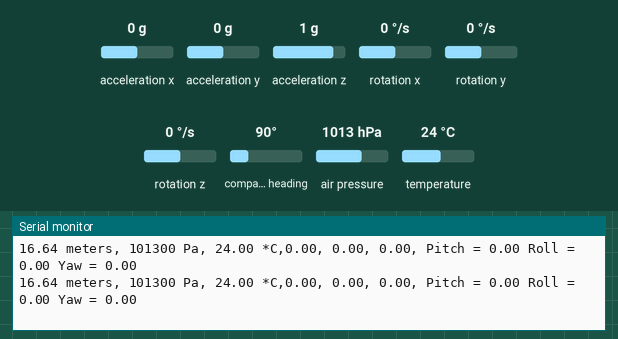
Bench run of a sketch on a simulated Arduino Uno, built with avr-gcc and run on an emulated ATmega328P. Parts: the last lines printed to the serial monitor. Wiring (inferred from the names in the program): MPU-6050 motion sensor at I2C address 0x68. The test bench sets the inputs (shaded band); at power-on: acceleration z 1 g, acceleration x 0 g, acceleration y 0 g, rotation x 0 °/s, rotation y 0 °/s, rotation z 0 °/s, compass heading 90°, air pressure 1013 hPa, temperature 24 °C.

Above: at 1.4 s.
1.5 s: acceleration z set to 0 g
At 3.2 s:
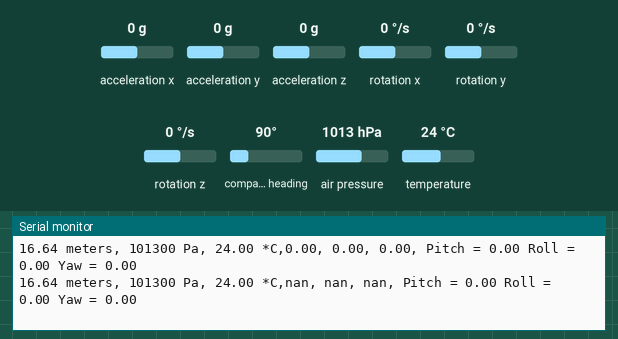
4.8 s: acceleration x set to -1.4 g
At 6.0 s:
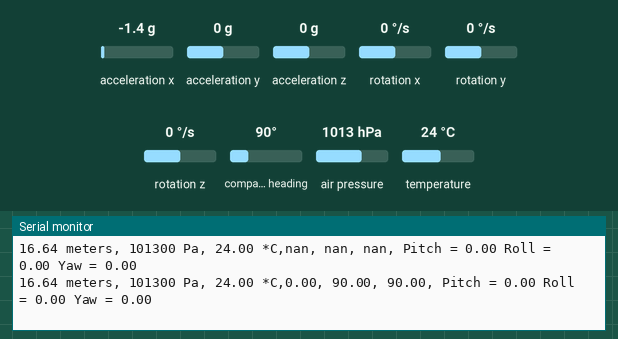
6.3 s: acceleration y set to -1.4 g
At 7.3 s:
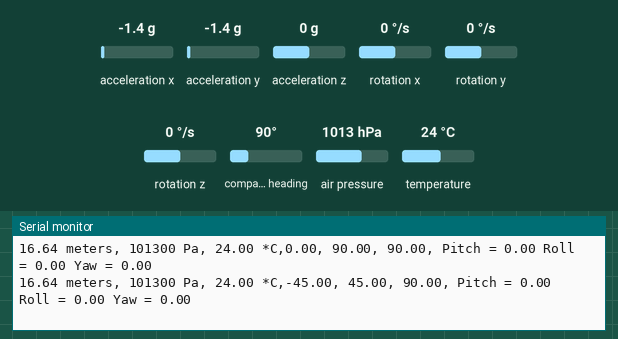
7.8 s: rotation x set to -192 °/s
At 9.1 s:
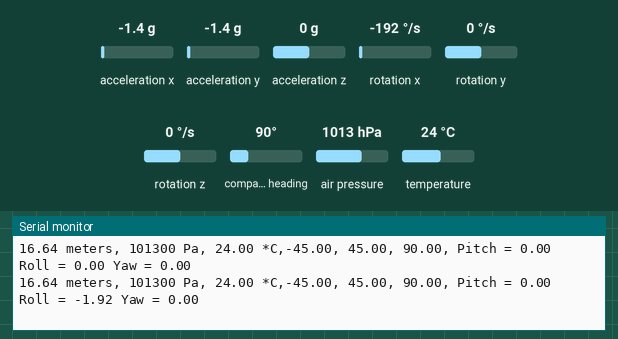
9.3 s: rotation y set to -192 °/s
At 9.9 s:
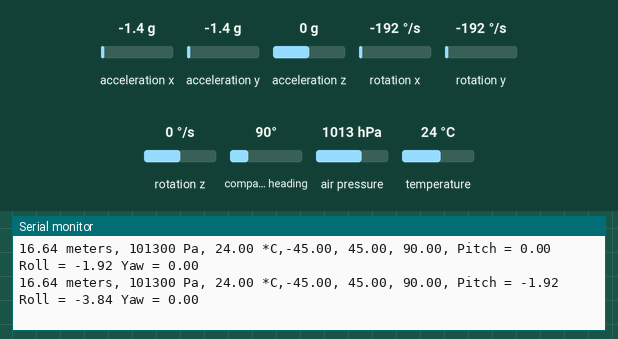
Timing chart, 0 to 11.8 s (numbered marks = the images above; inputs shaded):
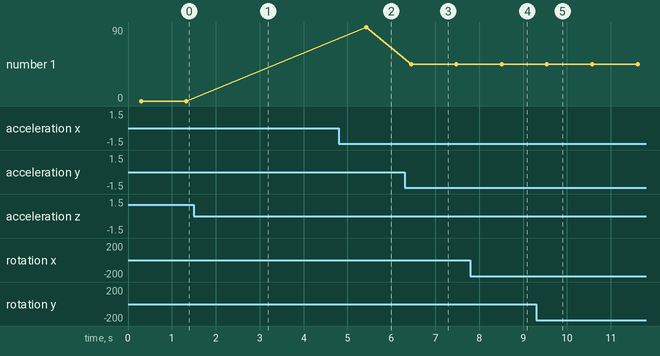

Measured:
- after the input at 1.5 s, the serial monitor: prints a new line after 0.85 s (image 1)
- after the input at 4.8 s, the serial monitor: prints a new line after 0.62 s (image 2)
- after the input at 6.3 s, the serial monitor: prints a new line after 0.15 s (image 3)
- after the input at 7.8 s, the serial monitor: prints a new line after 0.71 s (image 4)
- after the input at 9.3 s, the serial monitor: prints a new line after 0.24 s (image 5)
- plotted number 1: 0 → 90 after the input at 4.8 s, 90 → 45 after the input at 6.3 s

The sketch:

10dof.ino
```cpp
#include <Wire.h>
#include <Adafruit_BMP085.h>
#include <HMC5883L.h>
#include <MPU6050.h>

//Variables
int acc_error = 0;                       //We use this variable to only calculate once the Acc data error
float rad_to_deg = 180 / 3.141592654;    //This value is for pasing from radians to degrees values
float Acc_rawX, Acc_rawY, Acc_rawZ;    //Here we store the raw data read
float Acc_angle_x, Acc_angle_y, Acc_angle_z;          //Here we store the angle value obtained with Acc data
float Acc_angle_error_x, Acc_angle_error_y, Acc_angle_error_z; //Here we store the initial Acc data error
float elapsedTime, time, timePrev;        //Variables for time control

// Timers
unsigned long timer = 0;
float timeStep = 0.01;

// Pitch, Roll and Yaw values
float pitch = 0;
float roll = 0;
float yaw = 0;

MPU6050 mpu;
Adafruit_BMP085 bmp;
HMC5883L compass;

void setup() {
  Serial.begin(9600);
  if (!bmp.begin()) {
    Serial.println("Could not find a valid BMP085 sensor, check wiring!");
    while (1) {}

    Serial.println("Initialize HMC5883L");
    while (!compass.begin())
    {
      Serial.println("Could not find a valid HMC5883L sensor, check wiring!");

    }

    // Set measurement range
    compass.setRange(HMC5883L_RANGE_1_3GA);

    // Set measurement mode
    compass.setMeasurementMode(HMC5883L_CONTINOUS);

    // Set data rate
    compass.setDataRate(HMC5883L_DATARATE_30HZ);

    // Set number of samples averaged
    compass.setSamples(HMC5883L_SAMPLES_8);

    // Set calibration offset. See HMC5883L_calibration.ino
    compass.setOffset(0, 0);

    // Initialize MPU6050
  while(!mpu.begin(MPU6050_SCALE_2000DPS, MPU6050_RANGE_2G))
  {
    Serial.println("Could not find a valid MPU6050 sensor, check wiring!");
    delay(1000);
  }

  // Calibrate gyroscope. The calibration must be at rest.
  // If you don't want calibrate, comment this line.
  mpu.calibrateGyro();

  // Set threshold sensivty. Default 3.
  // If you don't want use threshold, comment this line or set 0.
  mpu.setThreshold(3);
  }

  Wire.begin();                           //begin the wire comunication

  Wire.beginTransmission(0x68);           //begin, Send the slave adress (in this case 68)
  Wire.write(0x6B);                       //make the reset (place a 0 into the 6B register)
  Wire.write(0x00);
  Wire.endTransmission(true);             //end the transmission

  Wire.beginTransmission(0x68);           //Start communication with the address found during search.
  Wire.write(0x1C);                       //We want to write to the ACCEL_CONFIG register
  Wire.write(0x10);                       //Set the register bits as 00010000 (+/- 8g full scale range)
  Wire.endTransmission(true);
  /*Here we calculate the acc data error before we start the loop
     I make the mean of 200 values, that should be enough*/
  if (acc_error == 0)
  {
    for (int a = 0; a < 200; a++)
    {
      Wire.beginTransmission(0x68);
      Wire.write(0x3B);                       //Ask for the 0x3B register- correspond to AcX
      Wire.endTransmission(false);
      Wire.requestFrom(0x68, 6, true);

      Acc_rawX = (Wire.read() << 8 | Wire.read()) / 4096.0 ; //each value needs two registres
      Acc_rawY = (Wire.read() << 8 | Wire.read()) / 4096.0 ;
      Acc_rawZ = (Wire.read() << 8 | Wire.read()) / 4096.0 ;


      /*---X---*/
      Acc_angle_error_x = Acc_angle_error_x + ((atan((Acc_rawY) / sqrt(pow((Acc_rawX), 2) + pow((Acc_rawZ), 2))) * rad_to_deg));
      /*---Y---*/
      Acc_angle_error_y = Acc_angle_error_y + ((atan(-1 * (Acc_rawX) / sqrt(pow((Acc_rawY), 2) + pow((Acc_rawZ), 2))) * rad_to_deg));
      /*---Z---*/
      Acc_angle_error_z = Acc_angle_error_z + ((atan(sqrt(pow((Acc_rawY), 2) + pow((Acc_rawX), 2) / (Acc_rawZ)) * rad_to_deg)));
      if (a == 199)
      {
        Acc_angle_error_x = Acc_angle_error_x / 200;
        Acc_angle_error_y = Acc_angle_error_y / 200;
        Acc_angle_error_z = Acc_angle_error_z / 200;
        acc_error = 1;
      }
    }
  }//end of error calculation

  Wire.begin();                           //begin the wire comunication
  Wire.beginTransmission(0x68);           //begin, Send the slave adress (in this case 68)
  Wire.write(0x6B);                       //make the reset (place a 0 into the 6B register)
  Wire.write(0x00);
  Wire.endTransmission(true);             //end the transmission

  Wire.beginTransmission(0x68);           //begin, Send the slave adress (in this case 68)
  Wire.write(0x1B);                       //We want to write to the GYRO_CONFIG register (1B hex)
  Wire.write(0x10);                       //Set the register bits as 00010000 (1000dps full scale)
  Wire.endTransmission(true);             //End the transmission with the gyro

  //Serial.begin(9600);                     //Remember to set this same baud rate to the serial monitor
  time = millis();                        //Start counting time in milliseconds


  }

void loop() {


  /*Serial.print("Altitude = ");
  Serial.print(bmp.readAltitude());
  Serial.println(" meters");
 Real altitude below*/

 // Serial.print("");
  Serial.print(bmp.readAltitude(101500));
  Serial.print(" meters,");

  /*Serial.print("Pressure = ");
  Serial.print(bmp.readPressure());
  Serial.println(" Pa");
 Pressure at sea level bwlow*/
  Serial.print(" ");
  Serial.print(bmp.readSealevelPressure());
  Serial.print(" Pa,");

  Serial.print(" ");
  Serial.print(bmp.readTemperature());
  Serial.print(" *C,");


  Vector norm = compass.readNormalize();

  // Calculate heading
  float heading = atan2(norm.YAxis, norm.XAxis);

  // Set declination angle on your location and fix heading
  // You can find your declination on: http://magnetic-declination.com/
  // (+) Positive or (-) for negative
  // For Bytom / Poland declination angle is 4'26E (positive)
  // Formula: (deg + (min / 60.0)) / (180 / M_PI);
  float declinationAngle = (4.0 + (26.0 / 60.0)) / (180 / M_PI);
  heading += declinationAngle;

  // Correct for heading < 0deg and heading > 360deg
  if (heading < 0)
  {
    heading += 2 * PI;
  }

  if (heading > 2 * PI)
  {
    heading -= 2 * PI;
  }

  // Convert to degrees
  float headingDegrees = heading * 180 / M_PI;

  // Output
  /*Serial.print(" Heading = ");
  Serial.print(heading);
  Serial.print(" Degress = ");
  Serial.print(headingDegrees);
  Serial.println();
*/
  //////////////////////////////////////Acc read/////////////////////////////////////

  Wire.beginTransmission(0x68);     //begin, Send the slave adress (in this case 68)
  Wire.write(0x3B);                 //Ask for the 0x3B register- correspond to AcX
  Wire.endTransmission(false);      //keep the transmission and next
  Wire.requestFrom(0x68, 6, true);  //We ask for next 6 registers starting withj the 3B
  /*We have asked for the 0x3B register. The IMU will send a brust of register.
    The amount of register to read is specify in the requestFrom function.
    In this case we request 6 registers. Each value of acceleration is made out of
    two 8bits registers, low values and high values. For that we request the 6 of them
    and just make then sum of each pair. For that we shift to the left the high values
    register (<<) and make an or (|) operation to add the low values.
    If we read the datasheet, for a range of+-8g, we have to divide the raw values by 4096*/
  Acc_rawX = (Wire.read() << 8 | Wire.read()) / 4096.0 ; //each value needs two registres
  Acc_rawY = (Wire.read() << 8 | Wire.read()) / 4096.0 ;
  Acc_rawZ = (Wire.read() << 8 | Wire.read()) / 4096.0 ;
  /*Now in order to obtain the Acc angles we use euler formula with acceleration values
    after that we substract the error value found before*/
  /*---X---*/
  Acc_angle_x = (atan((Acc_rawY) / sqrt(pow((Acc_rawX), 2) + pow((Acc_rawZ), 2))) * rad_to_deg) - Acc_angle_error_x;
  /*---Y---*/
  Acc_angle_y = (atan(-1 * (Acc_rawX) / sqrt(pow((Acc_rawY), 2) + pow((Acc_rawZ), 2))) * rad_to_deg) - Acc_angle_error_y;
  /*---Z---*/
  Acc_angle_z = (atan(sqrt (pow((Acc_rawY), 2) + pow((Acc_rawX), 2)) / (Acc_rawZ)) * rad_to_deg) - Acc_angle_error_z;


  //tiltx
  Serial.print(Acc_angle_x);
  Serial.print(",");

  //tilty
  Serial.print(" ");
  Serial.print(Acc_angle_y);
  Serial.print(",");

  //tiltz
  Serial.print(" ");
  Serial.print(Acc_angle_z);
  Serial.print (",");

  timePrev = time;                        // the previous time is stored before the actual time read
  time = millis();                        // actual time read
  elapsedTime = (time - timePrev) / 1000; //divide by 1000 in order to obtain seconds

 timer = millis();

  // Read normalized values
  Vector nor = mpu.readNormalizeGyro();

  // Calculate Pitch, Roll and Yaw
  pitch = pitch + nor.YAxis * timeStep;
  roll = roll + nor.XAxis * timeStep;
  yaw = yaw + nor.ZAxis * timeStep;

  // Output raw
  Serial.print(" Pitch = ");
  Serial.print(pitch);
  Serial.print(" Roll = ");
  Serial.print(roll);
  Serial.print(" Yaw = ");
  Serial.println(yaw);

  delay(1000);
}
```
